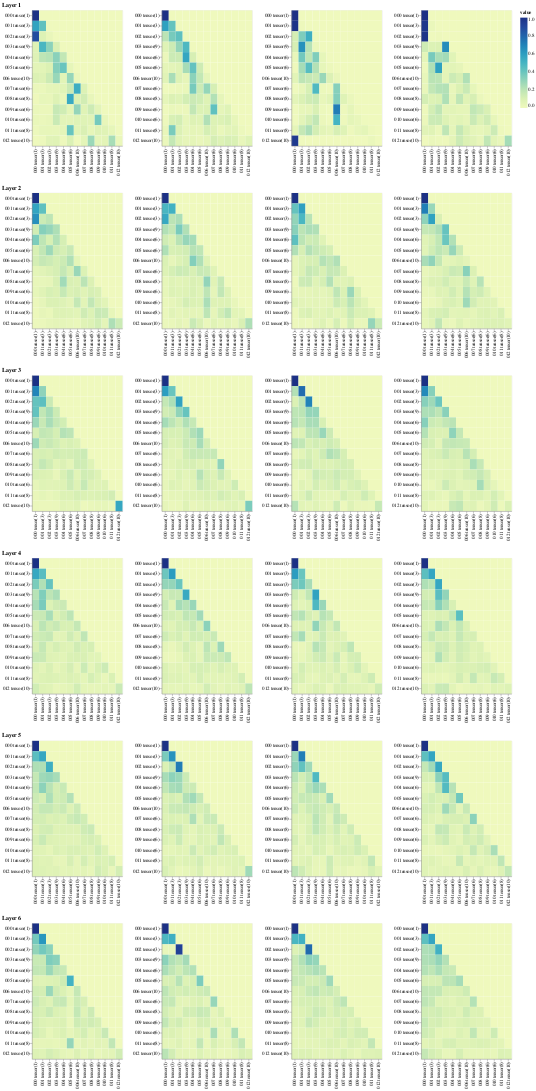

The cell this chart's notebook holds for it:
### Code cell
viz_decoder_self()

### Figure 1 — Vega-Lite specification as saved in the notebook (floating-point values rounded to 4 significant figures; data arrays with more than 128 entries replaced by an {"elided": "..."} marker saying what was removed)
{"config": {"view": {"continuousWidth": 300, "continuousHeight": 300}}, "hconcat": [{"vconcat": [{"hconcat": [{"data": {"name": "data-47ab01027672c02a0beb131986fe10e5"}, "mark": {"type": "rect"}, "encoding": {"color": {"field": "value", "type": "quantitative"}, "tooltip": [{"field": "row", "type": "quantitative"}, {"field": "column", "type": "quantitative"}, {"field": "value", "type": "quantitative"}, {"field": "row_token", "type": "nominal"}, {"field": "col_token", "type": "nominal"}], "x": {"axis": {"title": ""}, "field": "col_token", "type": "nominal"}, "y": {"axis": {"title": ""}, "field": "row_token", "type": "nominal"}}, "height": 300, "name": "view_145", "width": 200}, {"data": {"name": "data-8a55d7c1d03695f1db02d9527908e4ff"}, "mark": {"type": "rect"}, "encoding": {"color": {"field": "value", "type": "quantitative"}, "tooltip": [{"field": "row", "type": "quantitative"}, {"field": "column", "type": "quantitative"}, {"field": "value", "type": "quantitative"}, {"field": "row_token", "type": "nominal"}, {"field": "col_token", "type": "nominal"}], "x": {"axis": {"title": ""}, "field": "col_token", "type": "nominal"}, "y": {"axis": {"title": ""}, "field": "row_token", "type": "nominal"}}, "height": 300, "name": "view_146", "width": 200}, {"data": {"name": "data-f11da27c8b82a8a988a5a335b84454c1"}, "mark": {"type": "rect"}, "encoding": {"color": {"field": "value", "type": "quantitative"}, "tooltip": [{"field": "row", "type": "quantitative"}, {"field": "column", "type": "quantitative"}, {"field": "value", "type": "quantitative"}, {"field": "row_token", "type": "nominal"}, {"field": "col_token", "type": "nominal"}], "x": {"axis": {"title": ""}, "field": "col_token", "type": "nominal"}, "y": {"axis": {"title": ""}, "field": "row_token", "type": "nominal"}}, "height": 300, "name": "view_147", "width": 200}, {"data": {"name": "data-ace92d2a9f6e87e4fe4e95d47ea1d1a5"}, "mark": {"type": "rect"}, "encoding": {"color": {"field": "value", "type": "quantitative"}, "tooltip": [{"field": "row", "type": "quantitative"}, {"field": "column", "type": "quantitative"}, {"field": "value", "type": "quantitative"}, {"field": "row_token", "type": "nominal"}, {"field": "col_token", "type": "nominal"}], "x": {"axis": {"title": ""}, "field": "col_token", "type": "nominal"}, "y": {"axis": {"title": ""}, "field": "row_token", "type": "nominal"}}, "height": 300, "name": "view_148", "width": 200}]}, {"vconcat": [{"hconcat": [{"data": {"name": "data-5b5c963a26cc622b6b5b53ff674c84f4"}, "mark": {"type": "rect"}, "encoding": {"color": {"field": "value", "type": "quantitative"}, "tooltip": [{"field": "row", "type": "quantitative"}, {"field": "column", "type": "quantitative"}, {"field": "value", "type": "quantitative"}, {"field": "row_token", "type": "nominal"}, {"field": "col_token", "type": "nominal"}], "x": {"axis": {"title": ""}, "field": "col_token", "type": "nominal"}, "y": {"axis": {"title": ""}, "field": "row_token", "type": "nominal"}}, "height": 300, "name": "view_149", "width": 200}, {"data": {"name": "data-b3fa48301ad180555a123dca7fc4692e"}, "mark": {"type": "rect"}, "encoding": {"color": {"field": "value", "type": "quantitative"}, "tooltip": [{"field": "row", "type": "quantitative"}, {"field": "column", "type": "quantitative"}, {"field": "value", "type": "quantitative"}, {"field": "row_token", "type": "nominal"}, {"field": "col_token", "type": "nominal"}], "x": {"axis": {"title": ""}, "field": "col_token", "type": "nominal"}, "y": {"axis": {"title": ""}, "field": "row_token", "type": "nominal"}}, "height": 300, "name": "view_150", "width": 200}, {"data": {"name": "data-da15ffedc465a4752ca95d87f3269e1d"}, "mark": {"type": "rect"}, "encoding": {"color": {"field": "value", "type": "quantitative"}, "tooltip": [{"field": "row", "type": "quantitative"}, {"field": "column", "type": "quantitative"}, {"field": "value", "type": "quantitative"}, {"field": "row_token", "type": "nominal"}, {"field": "col_token", "type": "nominal"}], "x": {"axis": {"title": ""}, "field": "col_token", "type": "nominal"}, "y": {"axis": {"title": ""}, "field": "row_token", "type": "nominal"}}, "height": 300, "name": "view_151", "width": 200}, {"data": {"name": "data-d124c0026b43631fb5a7119d2f32d9f8"}, "mark": {"type": "rect"}, "encoding": {"color": {"field": "value", "type": "quantitative"}, "tooltip": [{"field": "row", "type": "quantitative"}, {"field": "column", "type": "quantitative"}, {"field": "value", "type": "quantitative"}, {"field": "row_token", "type": "nominal"}, {"field": "col_token", "type": "nominal"}], "x": {"axis": {"title": ""}, "field": "col_token", "type": "nominal"}, "y": {"axis": {"title": ""}, "field": "row_token", "type": "nominal"}}, "height": 300, "name": "view_152", "width": 200}]}], "title": "Layer 2"}, {"vconcat": [{"hconcat": [{"data": {"name": "data-a34e5a5635358fb02a716ab28da364e1"}, "mark": {"type": "rect"}, "encoding": {"color": {"field": "value", "type": "quantitative"}, "tooltip": [{"field": "row", "type": "quantitative"}, {"field": "column", "type": "quantitative"}, {"field": "value", "type": "quantitative"}, {"field": "row_token", "type": "nominal"}, {"field": "col_token", "type": "nominal"}], "x": {"axis": {"title": ""}, "field": "col_token", "type": "nominal"}, "y": {"axis": {"title": ""}, "field": "row_token", "type": "nominal"}}, "height": 300, "name": "view_153", "width": 200}, {"data": {"name": "data-2493664bcfb60fa53632484314dd54c5"}, "mark": {"type": "rect"}, "encoding": {"color": {"field": "value", "type": "quantitative"}, "tooltip": [{"field": "row", "type": "quantitative"}, {"field": "column", "type": "quantitative"}, {"field": "value", "type": "quantitative"}, {"field": "row_token", "type": "nominal"}, {"field": "col_token", "type": "nominal"}], "x": {"axis": {"title": ""}, "field": "col_token", "type": "nominal"}, "y": {"axis": {"title": ""}, "field": "row_token", "type": "nominal"}}, "height": 300, "name": "view_154", "width": 200}, {"data": {"name": "data-00f360f717751cd2ee5cc79a9967f356"}, "mark": {"type": "rect"}, "encoding": {"color": {"field": "value", "type": "quantitative"}, "tooltip": [{"field": "row", "type": "quantitative"}, {"field": "column", "type": "quantitative"}, {"field": "value", "type": "quantitative"}, {"field": "row_token", "type": "nominal"}, {"field": "col_token", "type": "nominal"}], "x": {"axis": {"title": ""}, "field": "col_token", "type": "nominal"}, "y": {"axis": {"title": ""}, "field": "row_token", "type": "nominal"}}, "height": 300, "name": "view_155", "width": 200}, {"data": {"name": "data-c2df5bf09f34df83277258c063a80546"}, "mark": {"type": "rect"}, "encoding": {"color": {"field": "value", "type": "quantitative"}, "tooltip": [{"field": "row", "type": "quantitative"}, {"field": "column", "type": "quantitative"}, {"field": "value", "type": "quantitative"}, {"field": "row_token", "type": "nominal"}, {"field": "col_token", "type": "nominal"}], "x": {"axis": {"title": ""}, "field": "col_token", "type": "nominal"}, "y": {"axis": {"title": ""}, "field": "row_token", "type": "nominal"}}, "height": 300, "name": "view_156", "width": 200}]}], "title": "Layer 3"}, {"vconcat": [{"hconcat": [{"data": {"name": "data-78b24d2d800f9c4bf17cd48505eb801b"}, "mark": {"type": "rect"}, "encoding": {"color": {"field": "value", "type": "quantitative"}, "tooltip": [{"field": "row", "type": "quantitative"}, {"field": "column", "type": "quantitative"}, {"field": "value", "type": "quantitative"}, {"field": "row_token", "type": "nominal"}, {"field": "col_token", "type": "nominal"}], "x": {"axis": {"title": ""}, "field": "col_token", "type": "nominal"}, "y": {"axis": {"title": ""}, "field": "row_token", "type": "nominal"}}, "height": 300, "name": "view_157", "width": 200}, {"data": {"name": "data-f7c057de4a27448842c3b11f99240694"}, "mark": {"type": "rect"}, "encoding": {"color": {"field": "value", "type": "quantitative"}, "tooltip": [{"field": "row", "type": "quantitative"}, {"field": "column", "type": "quantitative"}, {"field": "value", "type": "quantitative"}, {"field": "row_token", "type": "nominal"}, {"field": "col_token", "type": "nominal"}], "x": {"axis": {"title": ""}, "field": "col_token", "type": "nominal"}, "y": {"axis": {"title": ""}, "field": "row_token", "type": "nominal"}}, "height": 300, "name": "view_158", "width": 200}, {"data": {"name": "data-b390650db171c42ae4cddeae97462232"}, "mark": {"type": "rect"}, "encoding": {"color": {"field": "value", "type": "quantitative"}, "tooltip": [{"field": "row", "type": "quantitative"}, {"field": "column", "type": "quantitative"}, {"field": "value", "type": "quantitative"}, {"field": "row_token", "type": "nominal"}, {"field": "col_token", "type": "nominal"}], "x": {"axis": {"title": ""}, "field": "col_token", "type": "nominal"}, "y": {"axis": {"title": ""}, "field": "row_token", "type": "nominal"}}, "height": 300, "name": "view_159", "width": 200}, {"data": {"name": "data-6e739608189db08ec330117f1a295773"}, "mark": {"type": "rect"}, "encoding": {"color": {"field": "value", "type": "quantitative"}, "tooltip": [{"field": "row", "type": "quantitative"}, {"field": "column", "type": "quantitative"}, {"field": "value", "type": "quantitative"}, {"field": "row_token", "type": "nominal"}, {"field": "col_token", "type": "nominal"}], "x": {"axis": {"title": ""}, "field": "col_token", "type": "nominal"}, "y": {"axis": {"title": ""}, "field": "row_token", "type": "nominal"}}, "height": 300, "name": "view_160", "width": 200}]}], "title": "Layer 4"}, {"vconcat": [{"hconcat": [{"data": {"name": "data-4f79d7dc93774f7607c21da068a1403d"}, "mark": {"type": "rect"}, "encoding": {"color": {"field": "value", "type": "quantitative"}, "tooltip": [{"field": "row", "type": "quantitative"}, {"field": "column", "type": "quantitative"}, {"field": "value", "type": "quantitative"}, {"field": "row_token", "type": "nominal"}, {"field": "col_token", "type": "nominal"}], "x": {"axis": {"title": ""}, "field": "col_token", "type": "nominal"}, "y": {"axis": {"title": ""}, "field": "row_token", "type": "nominal"}}, "height": 300, "name": "view_161", "width": 200}, {"data": {"name": "data-25c8879d09cfd1be3fd9a12dd1bb6877"}, "mark": {"type": "rect"}, "encoding": {"color": {"field": "value", "type": "quantitative"}, "tooltip": [{"field": "row", "type": "quantitative"}, {"field": "column", "type": "quantitative"}, {"field": "value", "type": "quantitative"}, {"field": "row_token", "type": "nominal"}, {"field": "col_token", "type": "nominal"}], "x": {"axis": {"title": ""}, "field": "col_token", "type": "nominal"}, "y": {"axis": {"title": ""}, "field": "row_token", "type": "nominal"}}, "height": 300, "name": "view_162", "width": 200}, {"data": {"name": "data-a255a6de0159d31ad7353a38d564efce"}, "mark": {"type": "rect"}, "encoding": {"color": {"field": "value", "type": "quantitative"}, "tooltip": [{"field": "row", "type": "quantitative"}, {"field": "column", "type": "quantitative"}, {"field": "value", "type": "quantitative"}, {"field": "row_token", "type": "nominal"}, {"field": "col_token", "type": "nominal"}], "x": {"axis": {"title": ""}, "field": "col_token", "type": "nominal"}, "y": {"axis": {"title": ""}, "field": "row_token", "type": "nominal"}}, "height": 300, "name": "view_163", "width": 200}, {"data": {"name": "data-bb87aade30c1d91156761868c02ab922"}, "mark": {"type": "rect"}, "encoding": {"color": {"field": "value", "type": "quantitative"}, "tooltip": [{"field": "row", "type": "quantitative"}, {"field": "column", "type": "quantitative"}, {"field": "value", "type": "quantitative"}, {"field": "row_token", "type": "nominal"}, {"field": "col_token", "type": "nominal"}], "x": {"axis": {"title": ""}, "field": "col_token", "type": "nominal"}, "y": {"axis": {"title": ""}, "field": "row_token", "type": "nominal"}}, "height": 300, "name": "view_164", "width": 200}]}], "title": "Layer 5"}, {"vconcat": [{"hconcat": [{"data": {"name": "data-49e2e346f9677cd7f13bbc8e4fe0d7ee"}, "mark": {"type": "rect"}, "encoding": {"color": {"field": "value", "type": "quantitative"}, "tooltip": [{"field": "row", "type": "quantitative"}, {"field": "column", "type": "quantitative"}, {"field": "value", "type": "quantitative"}, {"field": "row_token", "type": "nominal"}, {"field": "col_token", "type": "nominal"}], "x": {"axis": {"title": ""}, "field": "col_token", "type": "nominal"}, "y": {"axis": {"title": ""}, "field": "row_token", "type": "nominal"}}, "height": 300, "name": "view_165", "width": 200}, {"data": {"name": "data-dda3267d73d90f9b299b18f4b0846f6e"}, "mark": {"type": "rect"}, "encoding": {"color": {"field": "value", "type": "quantitative"}, "tooltip": [{"field": "row", "type": "quantitative"}, {"field": "column", "type": "quantitative"}, {"field": "value", "type": "quantitative"}, {"field": "row_token", "type": "nominal"}, {"field": "col_token", "type": "nominal"}], "x": {"axis": {"title": ""}, "field": "col_token", "type": "nominal"}, "y": {"axis": {"title": ""}, "field": "row_token", "type": "nominal"}}, "height": 300, "name": "view_166", "width": 200}, {"data": {"name": "data-2f732a35d61c6d458c800ed7b1666cc4"}, "mark": {"type": "rect"}, "encoding": {"color": {"field": "value", "type": "quantitative"}, "tooltip": [{"field": "row", "type": "quantitative"}, {"field": "column", "type": "quantitative"}, {"field": "value", "type": "quantitative"}, {"field": "row_token", "type": "nominal"}, {"field": "col_token", "type": "nominal"}], "x": {"axis": {"title": ""}, "field": "col_token", "type": "nominal"}, "y": {"axis": {"title": ""}, "field": "row_token", "type": "nominal"}}, "height": 300, "name": "view_167", "width": 200}, {"data": {"name": "data-43275a375f170f74a363bec91996c9e1"}, "mark": {"type": "rect"}, "encoding": {"color": {"field": "value", "type": "quantitative"}, "tooltip": [{"field": "row", "type": "quantitative"}, {"field": "column", "type": "quantitative"}, {"field": "value", "type": "quantitative"}, {"field": "row_token", "type": "nominal"}, {"field": "col_token", "type": "nominal"}], "x": {"axis": {"title": ""}, "field": "col_token", "type": "nominal"}, "y": {"axis": {"title": ""}, "field": "row_token", "type": "nominal"}}, "height": 300, "name": "view_168", "width": 200}]}], "title": "Layer 6"}], "title": "Layer 1"}], "params": [{"name": "param_145", "select": {"type": "interval", "encodings": ["x", "y"]}, "bind": "scales", "views": ["view_145"]}, {"name": "param_146", "select": {"type": "interval", "encodings": ["x", "y"]}, "bind": "scales", "views": ["view_146"]}, {"name": "param_147", "select": {"type": "interval", "encodings": ["x", "y"]}, "bind": "scales", "views": ["view_147"]}, {"name": "param_148", "select": {"type": "interval", "encodings": ["x", "y"]}, "bind": "scales", "views": ["view_148"]}, {"name": "param_149", "select": {"type": "interval", "encodings": ["x", "y"]}, "bind": "scales", "views": ["view_149"]}, {"name": "param_150", "select": {"type": "interval", "encodings": ["x", "y"]}, "bind": "scales", "views": ["view_150"]}, {"name": "param_151", "select": {"type": "interval", "encodings": ["x", "y"]}, "bind": "scales", "views": ["view_151"]}, {"name": "param_152", "select": {"type": "interval", "encodings": ["x", "y"]}, "bind": "scales", "views": ["view_152"]}, {"name": "param_153", "select": {"type": "interval", "encodings": ["x", "y"]}, "bind": "scales", "views": ["view_153"]}, {"name": "param_154", "select": {"type": "interval", "encodings": ["x", "y"]}, "bind": "scales", "views": ["view_154"]}, {"name": "param_155", "select": {"type": "interval", "encodings": ["x", "y"]}, "bind": "scales", "views": ["view_155"]}, {"name": "param_156", "select": {"type": "interval", "encodings": ["x", "y"]}, "bind": "scales", "views": ["view_156"]}, {"name": "param_157", "select": {"type": "interval", "encodings": ["x", "y"]}, "bind": "scales", "views": ["view_157"]}, {"name": "param_158", "select": {"type": "interval", "encodings": ["x", "y"]}, "bind": "scales", "views": ["view_158"]}, {"name": "param_159", "select": {"type": "interval", "encodings": ["x", "y"]}, "bind": "scales", "views": ["view_159"]}, {"name": "param_160", "select": {"type": "interval", "encodings": ["x", "y"]}, "bind": "scales", "views": ["view_160"]}, {"name": "param_161", "select": {"type": "interval", "encodings": ["x", "y"]}, "bind": "scales", "views": ["view_161"]}, {"name": "param_162", "select": {"type": "interval", "encodings": ["x", "y"]}, "bind": "scales", "views": ["view_162"]}, {"name": "param_163", "select": {"type": "interval", "encodings": ["x", "y"]}, "bind": "scales", "views": ["view_163"]}, {"name": "param_164", "select": {"type": "interval", "encodings": ["x", "y"]}, "bind": "scales", "views": ["view_164"]}, {"name": "param_165", "select": {"type": "interval", "encodings": ["x", "y"]}, "bind": "scales", "views": ["view_165"]}, {"name": "param_166", "select": {"type": "interval", "encodings": ["x", "y"]}, "bind": "scales", "views": ["view_166"]}, {"name": "param_167", "select": {"type": "interval", "encodings": ["x", "y"]}, "bind": "scales", "views": ["view_167"]}, {"name": "param_168", "select": {"type": "interval", "encodings": ["x", "y"]}, "bind": "scales", "views": ["view_168"]}], "$schema": "https://vega.github.io/schema/vega-lite/v5.20.1.json", "datasets": {"data-47ab01027672c02a0beb131986fe10e5": {"elided": "169 records"}, "data-8a55d7c1d03695f1db02d9527908e4ff": {"elided": "169 records"}, "data-f11da27c8b82a8a988a5a335b84454c1": {"elided": "169 records"}, "data-ace92d2a9f6e87e4fe4e95d47ea1d1a5": {"elided": "169 records"}, "data-5b5c963a26cc622b6b5b53ff674c84f4": {"elided": "169 records"}, "data-b3fa48301ad180555a123dca7fc4692e": {"elided": "169 records"}, "data-da15ffedc465a4752ca95d87f3269e1d": {"elided": "169 records"}, "data-d124c0026b43631fb5a7119d2f32d9f8": {"elided": "169 records"}, "data-a34e5a5635358fb02a716ab28da364e1": {"elided": "169 records"}, "data-2493664bcfb60fa53632484314dd54c5": {"elided": "169 records"}, "data-00f360f717751cd2ee5cc79a9967f356": {"elided": "169 records"}, "data-c2df5bf09f34df83277258c063a80546": {"elided": "169 records"}, "data-78b24d2d800f9c4bf17cd48505eb801b": {"elided": "169 records"}, "data-f7c057de4a27448842c3b11f99240694": {"elided": "169 records"}, "data-b390650db171c42ae4cddeae97462232": {"elided": "169 records"}, "data-6e739608189db08ec330117f1a295773": {"elided": "169 records"}, "data-4f79d7dc93774f7607c21da068a1403d": {"elided": "169 records"}, "data-25c8879d09cfd1be3fd9a12dd1bb6877": {"elided": "169 records"}, "data-a255a6de0159d31ad7353a38d564efce": {"elided": "169 records"}, "data-bb87aade30c1d91156761868c02ab922": {"elided": "169 records"}, "data-49e2e346f9677cd7f13bbc8e4fe0d7ee": {"elided": "169 records"}, "data-dda3267d73d90f9b299b18f4b0846f6e": {"elided": "169 records"}, "data-2f732a35d61c6d458c800ed7b1666cc4": {"elided": "169 records"}, "data-43275a375f170f74a363bec91996c9e1": {"elided": "169 records"}}}
